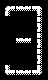

This game map was drawn from its Tiled (.tmx) file and the tilesets committed beside it. A one-line description and the full map source follow:
An orthogonal 3x5 tile map with 16x16 px tiles, 1 tile layer (Kachelebene 1).

<map version="1.2" tiledversion="1.3.3" orientation="orthogonal" renderorder="right-down" width="3" height="5" tilewidth="16" tileheight="16" infinite="0" nextlayerid="2" nextobjectid="1">
 <tileset firstgid="1" source="myPONG.tsx" />
 <layer id="1" name="Kachelebene 1" width="3" height="5">
  <data encoding="csv">
570,571,633,
207,207,634,
207,571,634,
207,207,634,
697,571,698
</data>
 </layer>
</map>
